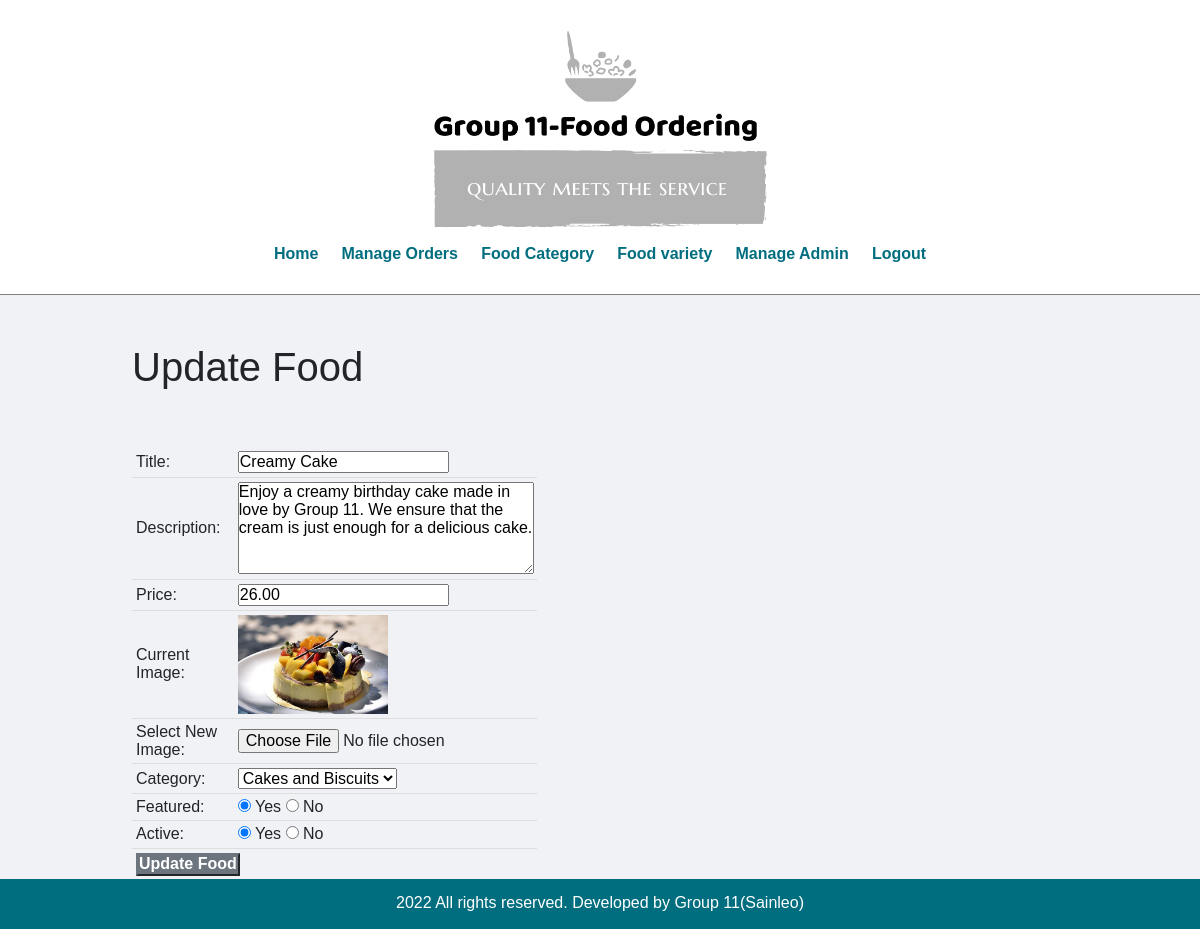
The app's page /admin/update-food.php?id=1 (signed in) with its own data.
### tables this page shows
CREATE TABLE `food_varieties` (
  `id` int UNSIGNED NOT NULL,
  `title` varchar(100) NOT NULL,
  `description` text NOT NULL,
  `price` decimal(10,2) NOT NULL,
  `image_name` varchar(255) NOT NULL,
  `category_id` int UNSIGNED NOT NULL,
  `featured` varchar(10) NOT NULL,
  `active` varchar(10) NOT NULL
);

CREATE TABLE `food_categories` (
  `id` int UNSIGNED NOT NULL,
  `title` varchar(100) NOT NULL,
  `image_name` varchar(255) NOT NULL,
  `featured` varchar(10) NOT NULL,
  `active` varchar(10) NOT NULL
);

### admin/update-food.php (the view, shortened to what this page needs)
<?php include('includes/menu.php'); ?>
<?php
    if(isset($_GET['id']))
    {
        $id = $_GET['id'];
        $sql2 = "SELECT * FROM food_varieties WHERE id=$id";
        $res2 = mysqli_query($conn, $sql2);
        $row2 = mysqli_fetch_assoc($res2);
        $title = $row2['title'];
        $description = $row2['description'];
        $price = $row2['price'];
        $current_image = $row2['image_name'];
        $current_category = $row2['category_id'];
        $featured = $row2['featured'];
        $active = $row2['active'];
    }
    else
    {
        header('location:'.BASEURL.'admin/manage-food.php');
    }
?>
<div class="main-content">
    <div class="wrapper">
        <h1>Update Food</h1>
        <br><br>
        <form action="" method="POST" enctype="multipart/form-data">
        <table class="tbl-30">
            <tr>
                <td>Title: </td>
                <td>
                    <input type="text" name="title" value="<?php echo $title; ?>">
                </td>
            </tr>
            <tr>
                <td>Description: </td>
                <td>
                    <textarea name="description" cols="30" rows="5"><?php echo $description; ?></textarea>
                </td>
            </tr>
            <tr>
                <td>Price: </td>
                <td>
                    <input type="number" name="price" value="<?php echo $price; ?>">
                </td>
            </tr>
            <tr>
                <td>Current Image: </td>
                <td>
                    <?php
                        if($current_image == "")
                        {
                            echo "<div class='error'>Image not Available.</div>";
                        }
                        else
                        {
                            ?>
                            <img src="<?php echo BASEURL; ?>images/food/<?php echo $current_image; ?>" width="150px">
                            <?php
                        }
                    ?>
                </td>
            </tr>
            <tr>
                <td>Select New Image: </td>
                <td>
                    <input type="file" name="image">
                </td>
            </tr>
            <tr>
                <td>Category: </td>
                <td>
                    <select name="category">
                        <?php
                            $sql = "SELECT * FROM food_categories WHERE active='Yes'";
                            $res = mysqli_query($conn, $sql);
                            $count = mysqli_num_rows($res);
                            if($count>0)
                            {
                                while($row=mysqli_fetch_assoc($res))
                                {
                                    $category_title = $row['title'];
                                    $category_id = $row['id'];
                                    ?>
                                    <option <?php if($current_category==$category_id){echo "selected";} ?> value="<?php echo $category_id; ?>"><?php echo $category_title; ?></option>
                                    <?php
                                }
                            }
                            else
                            {
                                echo "<option value='0'>Category Not Available.</option>";
                            }
                        ?>
                    </select>
                </td>
            </tr>
            <tr>
                <td>Featured: </td>
                <td>
                    <input <?php if($featured=="Yes") {echo "checked";} ?> type="radio" name="featured" value="Yes"> Yes
                    <input <?php if($featured=="No") {echo "checked";} ?> type="radio" name="featured" value="No"> No
                </td>
            </tr>
            <tr>
                <td>Active: </td>
                <td>
                    <input <?php if($active=="Yes") {echo "checked";} ?> type="radio" name="active" value="Yes"> Yes
                    <input <?php if($active=="No") {echo "checked";} ?> type="radio" name="active" value="No"> No
                </td>
            </tr>
            <tr>
                <td>
                    <input type="submit" name="submit" value="Update Food" class="btn-secondary">
                </td>
            </tr>
        </table>
        </form>
    </div>
</div>
<?php include('includes/footer.php'); ?>

### css/admin.css (style rules this page uses)
* { margin: 0; padding: 0; font-family: Arial, Helvetica, sans-serif; }
.wrapper { padding: 1%; width: 80%; margin: 0 auto; }
.tbl-30 { width: 30%; }
table { border-collapse: collapse; width: 100%; }
th, td { padding: 8px; text-align: left; border-bottom: 1px solid #ddd; }
table tr td { padding: 1%; }
.btn-secondary { background-color: #006E7F; padding: 1%; color: black; text-decoration: none; font-weight: bold; }
.main-content { background-color: #f1f2f6; padding: 3% 0; }

### records on screen
food_varieties: title "Creamy Cake", description "Enjoy a creamy birthday cake made in love by Group 11. We ensure that the cream is just enough for a delicious cake.", price "26.00", image_name (picture), category "Cakes and Biscuits", featured "☑", active "☑"
